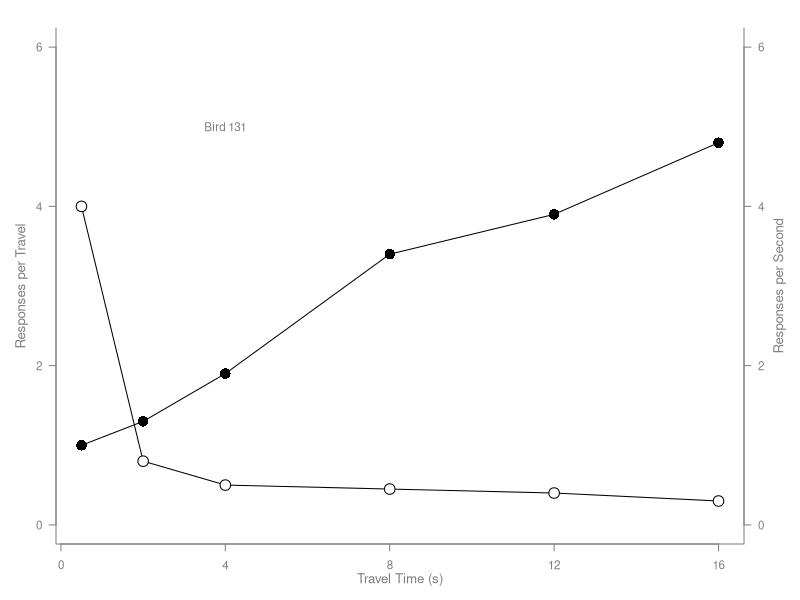
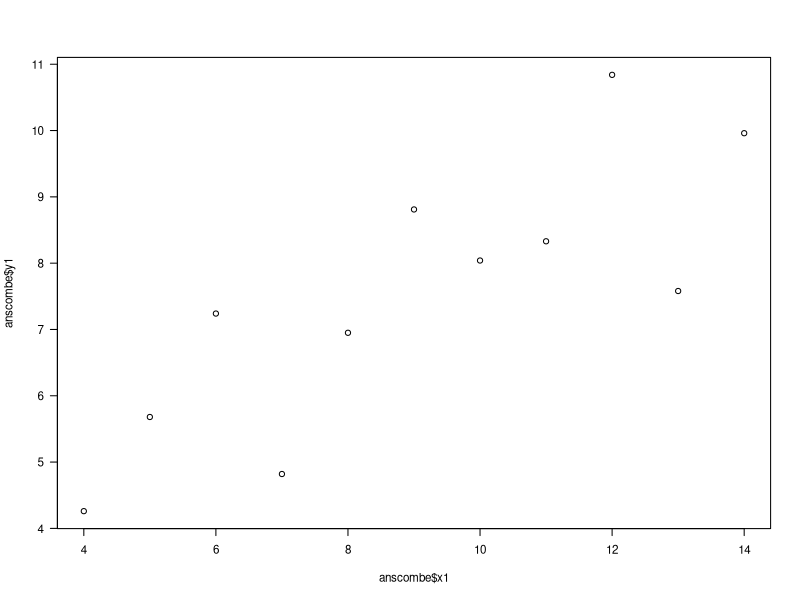
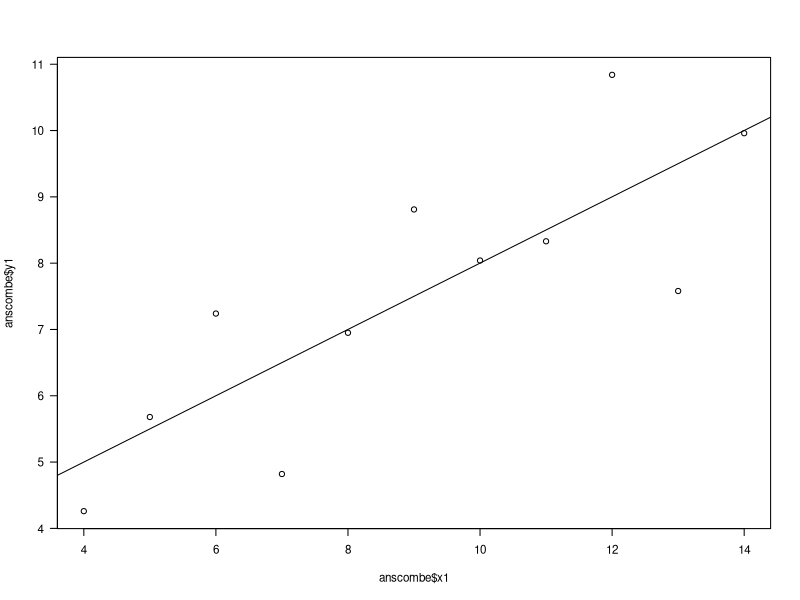
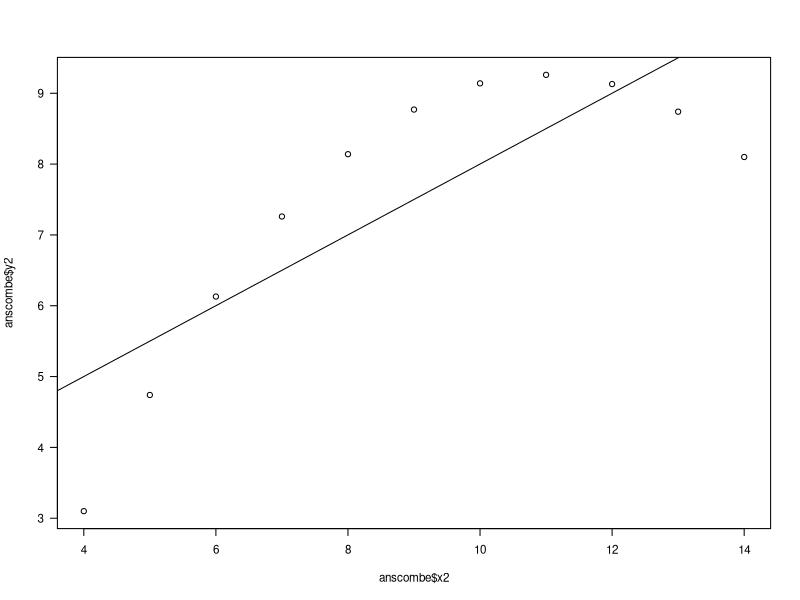
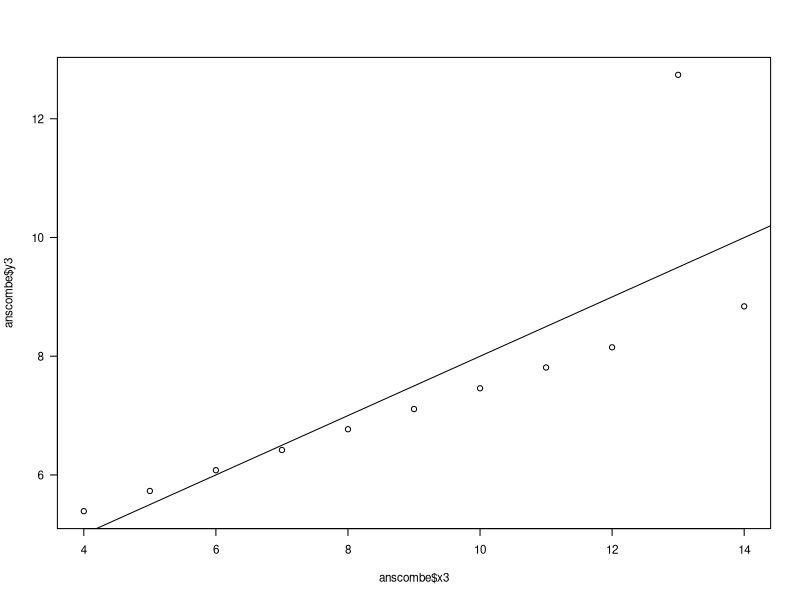
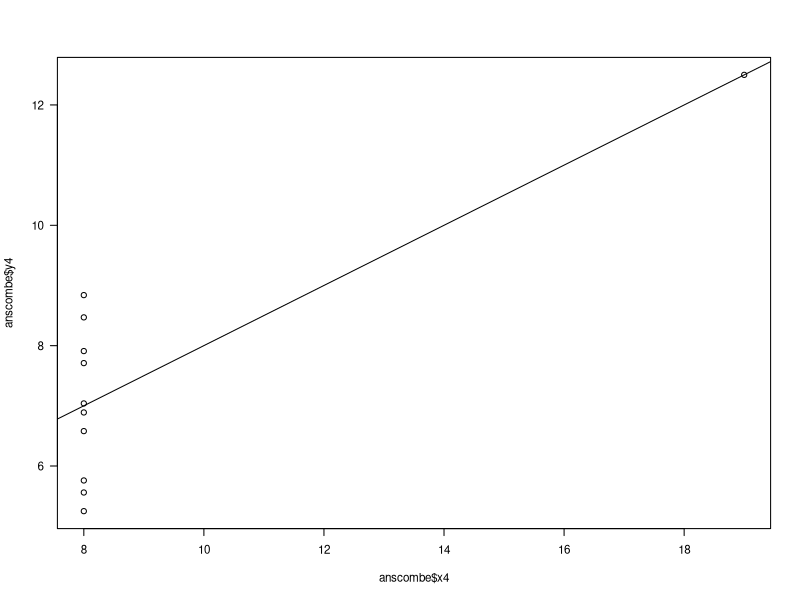
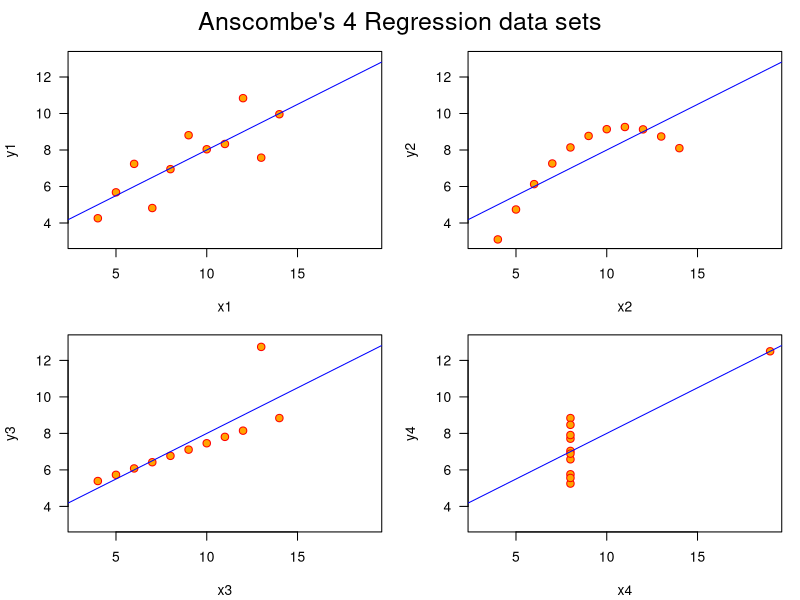
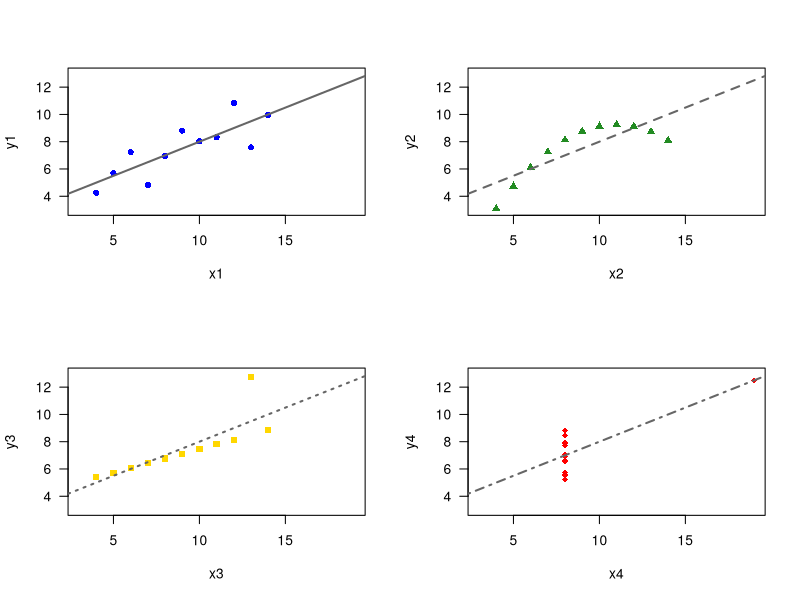

The R source for these figures, in order:
x  <- c(0.5, 2, 4, 8, 12, 16)
y1 <- c(1, 1.3, 1.9, 3.4, 3.9, 4.8)
y2 <- c(4, .8, .5, .45, .4, .3)
par(las = 1, mar = c(4, 4, 2, 4), cex = .7)
plot.new()
plot.window(range(x), c(0, 6))
lines(x, y1)
lines(x, y2)
points(x, y1, pch = 16, cex = 2)
points(x, y2, pch = 21, bg = "white", cex = 2)
?points
par(col = "gray50", fg = "gray50", col.axis = "gray50")
axis(1, at = seq(0, 16, 4))
axis(2, at = seq(0, 6, 2))
axis(4, at = seq(0, 6, 2))
box(bty = "u")
mtext("Travel Time (s)", side = 1, line = 2, cex = 0.8)
mtext("Responses per Travel", side = 2, line = 2, las = 0, cex = 0.8)
mtext("Responses per Second", side = 4, line = 2, las = 0, cex = 0.8)
text(4, 5, "Bird 131")
par(mar = c(5.1, 4.1, 4.1, 2.1), col = "black", fg = "black", col.axis = "black")
## Anscombe (1973) Quartlet

data(anscombe)  # Load Anscombe's data
View(anscombe) # View the data
summary(anscombe)

## Simple version
plot(anscombe$x1,anscombe$y1)
summary(anscombe)
lm1 <- lm(y1 ~ x1, data=anscombe)
summary(lm1)
lm2 <- lm(y2 ~ x2, data=anscombe)
summary(lm2)
lm3 <- lm(y3 ~ x3, data=anscombe)
summary(lm3)
lm4 <- lm(y4 ~ x4, data=anscombe)
summary(lm4)
plot(anscombe$x1,anscombe$y1)
abline(coefficients(lm1))
plot(anscombe$x2,anscombe$y2)
abline(coefficients(lm2))
plot(anscombe$x3,anscombe$y3)
abline(coefficients(lm3))
plot(anscombe$x4,anscombe$y4)
abline(coefficients(lm4))


## Fancy version (per help file)

ff <- y ~ x
mods <- setNames(as.list(1:4), paste0("lm", 1:4))

# Plot using for loop
for(i in 1:4) {
  ff[2:3] <- lapply(paste0(c("y","x"), i), as.name)
  ## or   ff[[2]] <- as.name(paste0("y", i))
  ##      ff[[3]] <- as.name(paste0("x", i))
  mods[[i]] <- lmi <- lm(ff, data = anscombe)
  print(anova(lmi))
}

sapply(mods, coef)  # Note the use of this function
lapply(mods, function(fm) coef(summary(fm)))

# Preparing for the plots
op <- par(mfrow = c(2, 2), mar = 0.1+c(4,4,1,1), oma =  c(0, 0, 2, 0))

# Plot charts using for loop
for(i in 1:4) {
  ff[2:3] <- lapply(paste0(c("y","x"), i), as.name)
  plot(ff, data = anscombe, col = "red", pch = 21, bg = "orange", cex = 1.2,
       xlim = c(3, 19), ylim = c(3, 13))
  abline(mods[[i]], col = "blue")
}
mtext("Anscombe's 4 Regression data sets", outer = TRUE, cex = 1.5)
par(op)

# Four plots on one page: 2 rows, 2 columns.
par(mfrow = c(2, 2))

# Set 1: blue circles, solid line.
plot(anscombe$x1, anscombe$y1, col = "blue", pch = 16,
     xlim = c(3, 19), ylim = c(3, 13), xlab = "x1", ylab = "y1")
abline(lm1, col = "gray40", lty = 1, lwd = 2)

# Set 2: green triangles, dashed line.
plot(anscombe$x2, anscombe$y2, col = "forestgreen", pch = 17,
     xlim = c(3, 19), ylim = c(3, 13), xlab = "x2", ylab = "y2")
abline(lm2, col = "gray40", lty = 2, lwd = 2)

# Set 3: yellow squares, dotted line.
plot(anscombe$x3, anscombe$y3, col = "gold", pch = 15,
     xlim = c(3, 19), ylim = c(3, 13), xlab = "x3", ylab = "y3")
abline(lm3, col = "gray40", lty = 3, lwd = 2)

# Set 4: red diamonds, dot-dash line.
plot(anscombe$x4, anscombe$y4, col = "red", pch = 18,
     xlim = c(3, 19), ylim = c(3, 13), xlab = "x4", ylab = "y4")
abline(lm4, col = "gray40", lty = 4, lwd = 2)

# Back to one plot per page.
par(mfrow = c(1, 1))
